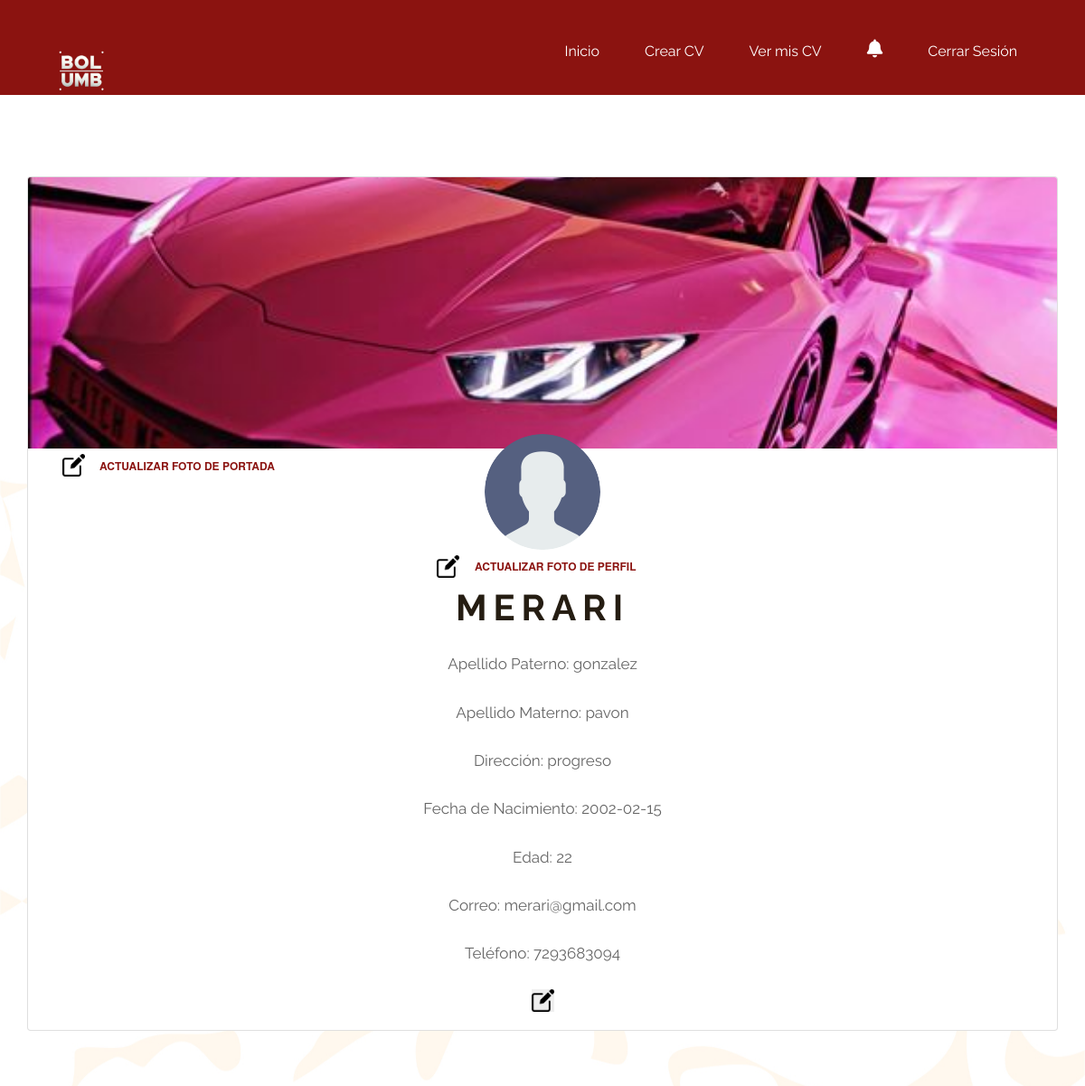
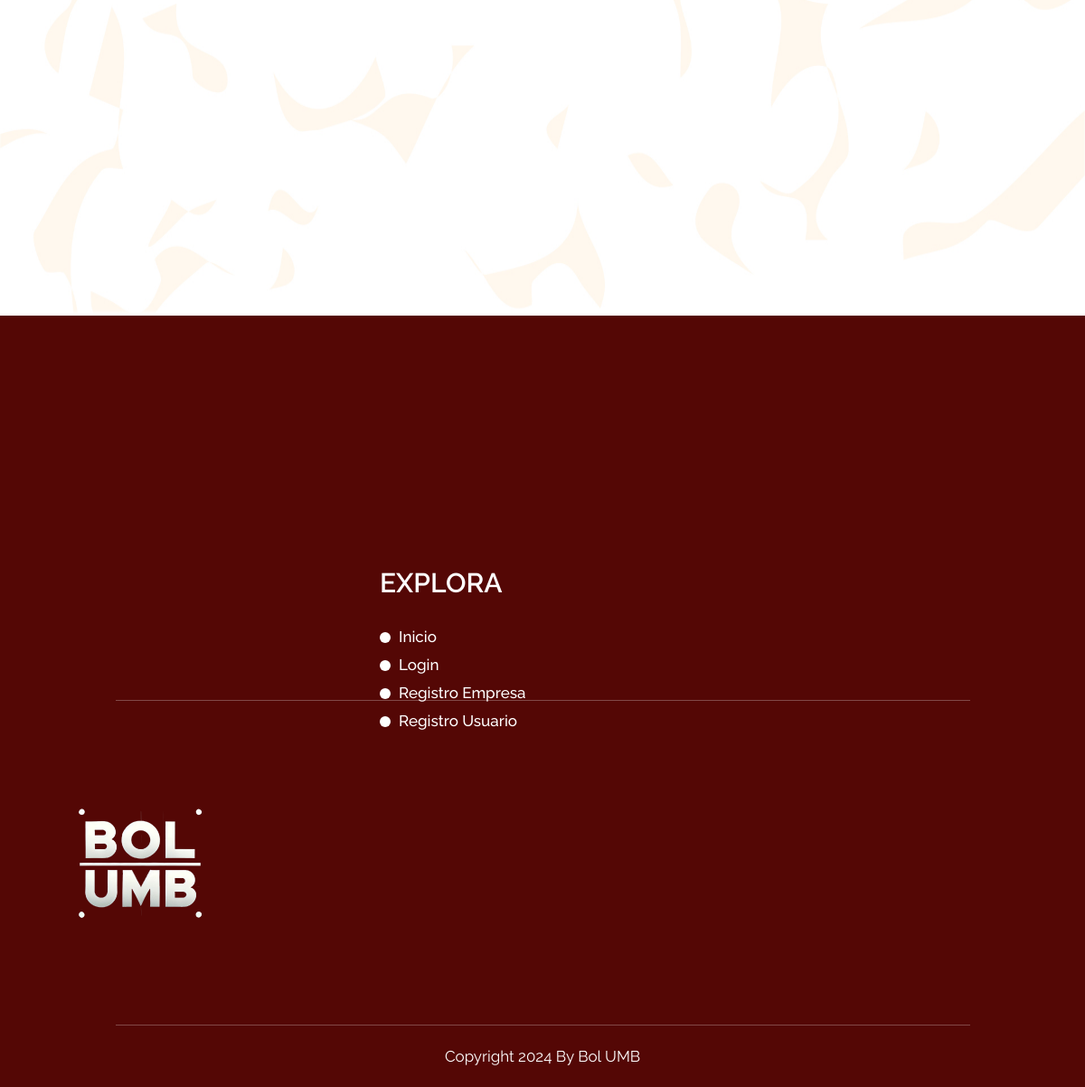
Screenshot of /miperfil.php (signed in) with the database file from the repository (2 pictures, top to bottom).
### tables this page shows
CREATE TABLE `buscadores` (
  `id_buscador` int(11) NOT NULL,
  `nombre` varchar(45) NOT NULL,
  `apaterno` varchar(45) NOT NULL,
  `amaterno` varchar(45) NOT NULL,
  `direccion` varchar(45) NOT NULL,
  `fn` date NOT NULL,
  `edad` int(11) NOT NULL,
  `correo` varchar(45) NOT NULL,
  `telefono` varchar(45) NOT NULL,
  `pass` varchar(255) NOT NULL,
  `foto_perfil` longblob NOT NULL,
  `foto_portada` longblob NOT NULL
);

### miperfil.php (the view, shortened to what this page needs)
<?php
include 'conexion.php';
$id_buscador = $_SESSION['buscador_id'];
$sql = "SELECT nombre, apaterno, amaterno, direccion, fn, edad, correo, telefono, foto_perfil, foto_portada FROM buscadores WHERE id_buscador = $id_buscador";
$resultado = mysqli_query($conn, $sql);
$buscador = mysqli_fetch_assoc($resultado);
?>
<!DOCTYPE html>
<html lang="en">
   <head>
      <link rel="stylesheet" href="css/bootstrap.min.css">
      <link rel="stylesheet" href="css/style.css">
      <link rel="stylesheet" href="css/responsive.css">
      <link rel="stylesheet" href="https://cdnjs.cloudflare.com/ajax/libs/font-awesome/4.7.0/css/font-awesome.min.css">
      <link href="https://cdnjs.cloudflare.com/ajax/libs/font-awesome/6.0.0-beta3/css/all.min.css" rel="stylesheet">
   </head>
  <body class="main-layout">
      <header>
         <div class="head-top">
            <div class="container-fluid">
               <div class="row">
                  <div class="col-sm-3">
                     <div class="logo">
                        <a href="index.php"><img src="images/bol.png" height="500" width="90" /></a>
                     </div>
                  </div>
                  <div class="col-sm-9">
                     <ul class="email text_align_right">
                         <li class="d_none"> <a href="bienvenidousu.php">Inicio <i  aria-hidden="true"></i></a> </li>
                         <li class="d_none"> <a href="cv.php">Crear CV <i  aria-hidden="true"></i></a> </li>
                          <li class="d_none"> <a href="mis_cvs.php">Ver mis CV <i  aria-hidden="true"></i></a> </li>
                          <li class="d_none">
    <a href="javascript:void(0);" id="notificaciones-toggle"> <i class="fas fa-bell"></i></a>
</li>
<li class="d_none"> <a href="logout.php">Cerrar Sesión<i  aria-hidden="true"></i></a> </li>
                     </ul>
                  </div>
               </div>
            </div>
         </div>
      </header>
      <div class="services_main">
         <div class="container">
            <div class="row">
               <div class="col-md-12">
                  <div class="titlepage">
                  <div class="card">
 <?php
$foto_portada = $buscador['foto_portada'] ? $buscador['foto_portada'] : 'http://localhost/Avo/ESCUELA/basco-html/images/trabajo.avif';
?>
<img src="<?php echo $foto_portada; ?>" alt="Foto de Portada" class="card-img-top" class="pro-img" width="300">
<form action="" method="post" enctype="multipart/form-data">
    <label for="cover-upload"><img src="images/editar.png" height="25" width="25"></label>
    <button type="submit" name="actualizar_portada" class="btn btn-action"  >Actualizar Foto de Portada</button>
</form>
<div class="card-body little-profile text-center">
<?php
$foto_perfil = $buscador['foto_perfil'] ? $buscador['foto_perfil'] : 'http://localhost/Avo/ESCUELA/basco-html/images/perfil.png';
?>
<div class="pro-img">
<img src="<?php echo $foto_perfil; ?>" alt="Foto de Perfil"  width="150">
</div>
<form action="" method="post" enctype="multipart/form-data">
    <label for="profile-upload"><img src="images/editar.png" height="25" width="25"></label>
    <button type="submit" name="actualizar_perfil" class="btn btn-action"  >Actualizar foto de perfil</button>
</form>
                    <h2><?= htmlspecialchars($buscador['nombre']); ?> </h2>
                 <br>
        <p>Apellido Paterno: <?= htmlspecialchars($buscador['apaterno']); ?></p>
        <br>
        <p>Apellido Materno: <?= htmlspecialchars($buscador['amaterno']); ?></p>
        <br>
        <p>Dirección: <?= htmlspecialchars($buscador['direccion']); ?></p>
        <br>
        <p>Fecha de Nacimiento: <?= htmlspecialchars($buscador['fn']); ?></p>
        <br>
        <p>Edad: <?= htmlspecialchars($buscador['edad']); ?></p>
        <br>
        <p>Correo: <?= htmlspecialchars($buscador['correo']); ?></p>
        <br>
        <p>Teléfono: <?= htmlspecialchars($buscador['telefono']); ?></p>
         <br>
        <button type="button"  data-bs-toggle="modal" data-bs-target="#editModal">
           <img src="images/editar.png" height="25" width="25">
        </button>
                   </div>
        </div>
                  </div>
               </div>
            </div>
         </div>
      </div>
      <footer>
         <div class="footer">
            <div class="container">
               <div class="row">
                  <div class="col-md-10 offset-md-1">
                     <ul class="social_icon text_align_center">
                     </ul>
                  </div>
                  <div class="col-md-4 col-sm-6">
                     <div class="reader">
                        <a href="index.html"><img src="images/bol.png" height="250" width="250"/></a>
                     </div>
                  </div>
                  <div class="col-md-2 col-sm-6">
                     <div class="reader">
                        <h3>Explora</h3>
                        <ul class="xple_menu">
                           <li><a href="index.php">Inicio</a></li>
                           <li><a href="login.php">Login</a></li>
                           <li><a href="registroempresa.php">Registro Empresa</a></li>
                           <li><a href="registro.php">Registro Usuario</a></li>
                        </ul>
                     </div>
                  </div>
                  <div class="col-md-3 col-sm-6">
                  </div>
               </div>
            </div>
            <div class="copyright text_align_center">
               <div class="container">
                  <div class="row">
                     <div class="col-md-10 offset-md-1">
                        <p>Copyright 2024 By <a href="https://html.design/"> Bol UMB</a></p>
                     </div>
                  </div>
               </div>
            </div>
         </div>
      </footer>
   </body>
</html>

### css/style.css (style rules this page uses)
body { color: #666666; font-size: 14px; font-family: 'Raleway', sans-serif; line-height: 1.80857; font-weight: normal; }
html { scroll-behavior: smooth; }
a { color: #1f1f1f; text-decoration: none !important; outline: none !important; -webkit-transition: all .3s ease-in-out; -moz-transition: all .3s ease-in-out; -ms-transition: all .3s ease-in-out; -o-transition: all .3s ease-in-out; transition: all .3s ease-in-out; }
h1, h2, h3, h4, h5, h6 { letter-spacing: 0; font-weight: normal; position: relative; padding: 0; font-weight: normal; line-height: normal; color: #111111; margin: 0 }
h2 { font-size: 22px }
h3 { font-size: 18px }
*, *::after, *::before { -webkit-box-sizing: border-box; -moz-box-sizing: border-box; box-sizing: border-box; }
ul, li, ol { margin: 0px; padding: 0px; list-style: none; }
p { margin: 0px; padding: 0; font-weight: 400; font-size: 17px; line-height: 28px; }
a { color: #222222; text-decoration: none; outline: none !important; }
a, .btn { text-decoration: none !important; outline: none !important; -webkit-transition: all .3s ease-in-out; -moz-transition: all .3s ease-in-out; -ms-transition: all .3s ease-in-out; -o-transition: all .3s ease-in-out; transition: all .3s ease-in-out; }
img { max-width: 100%; height: auto; }
button { border: 0; margin: 0; padding: 0; cursor: pointer; }
.text_align_center { text-align: center; }
.text_align_right { text-align: right; }
.container { max-width: 1170px; }
header { height: 105px; background: #8b1310; width: 100%; padding: 33px 30px; }
ul.email { padding-top: 4px; display: flex; align-items: center; justify-content: end; flex-wrap: wrap; }
ul.email li { display: inline-block; color: #fff; padding: 0 20px; font-size: 17px; }
ul.email li a { font-size: 16px; }
ul.email li a { color: #fff; }
ul.email li i { color: #fff; font-size: 20px; padding-right: 10px; }
.titlepage { padding-bottom: 60px; }
.titlepage h2 { font-size: 40px; font-weight: 700; line-height: 46px; color: #251d12; text-transform: uppercase; }
.services_main { padding-top: 90px; background: url(../images/service_bg.jpg); background-size: 100% 100%; background-position: center center; background-repeat: no-repeat; padding-bottom: 350px; }
.services_main .titlepage { padding-bottom: 60px; }
.footer { background: #540705; padding-top: 362px }
ul.social_icon { padding-top: 30px; padding-bottom: 33px; border-bottom: #814948 solid 1px; margin-bottom: 54px; }
.reader h3 { color: #fff; font-size: 30px; text-transform: uppercase; font-weight: 600; padding-top: 1px; }
ul.xple_menu { padding-top: 29px; }
ul.xple_menu li a { font-size: 17px; color: #fff; line-height: 31px; font-weight: 500; position: relative; padding-left: 21px; }
ul.xple_menu li a::before { position: absolute; content: ""; background: #fff; width: 12px; height: 12px; border-radius: 20px; left: 0; top: 5px; }
.copyright p { margin-top: 54px; color: #fff; padding: 20px 0px; border-top: #814948 solid 1px; }
.copyright a { color: #fff; }

### miperfil.php (style rules this page uses)
form { padding: 37.5px; margin: 50px 0; }
h2 { color: #474544; font-size: 32px; font-weight: 700; letter-spacing: 7px; text-align: center; text-transform: uppercase; margin-top: -170px; }
.card-img-top { height: 300px; object-fit: cover; }
.card-body { padding: 1.25rem; margin-top: -100px; }
.pro-img { margin-top: -100px; margin-bottom: 0px; }
.little-profile .pro-img img { width: 128px; height: 128px; object-fit: cover; border-radius: 100%; margin-top: -48px; }
h3 { line-height: 30px; font-size: 21px; margin-top: -200px; }
.text-center { text-align: center !important; }
form label, form input, form button { position: relative; top: -85px; }
.btn { font-size: 12px; font-size: 0.75rem; text-decoration: none; text-transform: uppercase; font-family: "Helvetica Neue", Helvetica, Arial, sans-serif; color: #8b1310; text-shadow: 0 1px 0px #780d33; }
.btn-action { font-weight: bold; background: transparent!important; text-shadow: none; }

### rows the page displays
buscadores: foto_portada (picture), foto_perfil (picture), nombre "MERARI", apaterno "gonzalez", amaterno "pavon", direccion "progreso", fn "2002-02-15", edad "22", correo "merari@gmail.com", telefono "7293683094"
